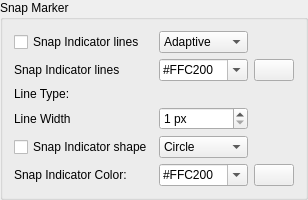
        <widget class="QGroupBox" name="gbGBSnap">
         <property name="title">
          <string>Snap Marker</string>
         </property>
         <layout class="QGridLayout" name="gridLayout_9">
          <item row="1" column="1">
           <widget class="QComboBox" name="cb_snap_lines_color">
            <property name="toolTip">
             <string>Color for snap lines indicator</string>
            </property>
            <property name="accessibleDescription">
             <string notr="true"/>
            </property>
            <property name="editable">
             <bool>true</bool>
            </property>
            <item>
             <property name="text">
              <string notr="true">#FFC200</string>
             </property>
            </item>
            <item>
             <property name="text">
              <string>#1E90FF</string>
             </property>
            </item>
           </widget>
          </item>
          <item row="0" column="0">
           <widget class="QCheckBox" name="indicator_lines_checkbox">
            <property name="toolTip">
             <string>If checked, snap indicator will be shown</string>
            </property>
            <property name="text">
             <string>Snap Indicator lines</string>
            </property>
            <property name="shortcut">
             <string>Alt+S</string>
            </property>
           </widget>
          </item>
          <item row="1" column="0">
           <widget class="QLabel" name="label">
            <property name="text">
             <string>Snap Indicator lines</string>
            </property>
           </widget>
          </item>
          <item row="5" column="0">
           <widget class="QLabel" name="lSnapIndicatorColor">
            <property name="text">
             <string>Snap Indicator Color:</string>
            </property>
           </widget>
          </item>
          <item row="5" column="1">
           <widget class="QComboBox" name="cb_snap_color">
            <property name="toolTip">
             <string>Color for snap indicator shape</string>
            </property>
            <property name="accessibleDescription">
             <string notr="true"/>
            </property>
            <property name="editable">
             <bool>true</bool>
            </property>
            <item>
             <property name="text">
              <string notr="true">#FFC200</string>
             </property>
            </item>
            <item>
             <property name="text">
              <string>#1E90FF</string>
             </property>
            </item>
           </widget>
          </item>
          <item row="4" column="1">
           <widget class="QComboBox" name="indicator_shape_combobox">
            <property name="toolTip">
             <string>Type of snap indicator shape</string>
            </property>
            <property name="accessibleDescription">
             <string notr="true"/>
            </property>
            <item>
             <property name="text">
              <string>Circle</string>
             </property>
            </item>
            <item>
             <property name="text">
              <string>Point</string>
             </property>
            </item>
            <item>
             <property name="text">
              <string>Square</string>
             </property>
            </item>
            <item>
             <property name="text">
              <string>Gap</string>
             </property>
            </item>
           </widget>
          </item>
          <item row="1" column="2">
           <widget class="QPushButton" name="pb_snap_lines_color">
            <property name="sizePolicy">
             <sizepolicy hsizetype="Maximum" vsizetype="Fixed">
              <horstretch>0</horstretch>
              <verstretch>0</verstretch>
             </sizepolicy>
            </property>
            <property name="toolTip">
             <string>Click to select color</string>
            </property>
            <property name="text">
             <string/>
            </property>
            <property name="icon">
             <iconset resource="../../../../../res/controls/controls.qrc">
              <normaloff>:/controls/colorxx.png</normaloff>:/controls/colorxx.png</iconset>
            </property>
           </widget>
          </item>
          <item row="5" column="2">
           <widget class="QPushButton" name="pb_snap_color">
            <property name="sizePolicy">
             <sizepolicy hsizetype="Maximum" vsizetype="Fixed">
              <horstretch>0</horstretch>
              <verstretch>0</verstretch>
             </sizepolicy>
            </property>
            <property name="toolTip">
             <string>Click to select color</string>
            </property>
            <property name="text">
             <string/>
            </property>
            <property name="icon">
             <iconset resource="../../../../../res/controls/controls.qrc">
              <normaloff>:/controls/colorxx.png</normaloff>:/controls/colorxx.png</iconset>
            </property>
           </widget>
          </item>
          <item row="4" column="0">
           <widget class="QCheckBox" name="indicator_shape_checkbox">
            <property name="toolTip">
             <string>If checked, a shap for snap will be drawn</string>
            </property>
            <property name="text">
             <string>Snap Indicator shape</string>
            </property>
           </widget>
          </item>
          <item row="2" column="1" colspan="2">
           <widget class="QG_LineTypeBox" name="wSnapLinesLineType" native="true">
            <property name="toolTip">
             <string>Type of line to draw snap indicator</string>
            </property>
           </widget>
          </item>
          <item row="3" column="0">
           <widget class="QLabel" name="label_3">
            <property name="text">
             <string>Line Width</string>
            </property>
           </widget>
          </item>
          <item row="3" column="1">
           <widget class="QSpinBox" name="sbSnapLinesLineWidth">
            <property name="toolTip">
             <string>Width of line for snap indicator</string>
            </property>
            <property name="suffix">
             <string> px</string>
            </property>
            <property name="minimum">
             <number>1</number>
            </property>
            <property name="maximum">
             <number>10</number>
            </property>
           </widget>
          </item>
          <item row="0" column="1">
           <widget class="QComboBox" name="indicator_lines_combobox">
            <property name="toolTip">
             <string>Type of snap lines indicator</string>
            </property>
            <property name="accessibleDescription">
             <string notr="true"/>
            </property>
            <item>
             <property name="text">
              <string>Adaptive</string>
             </property>
            </item>
            <item>
             <property name="text">
              <string>Crosshair</string>
             </property>
            </item>
            <item>
             <property name="text">
              <string>Spiderweb</string>
             </property>
            </item>
           </widget>
          </item>
          <item row="2" column="0">
           <widget class="QLabel" name="label_5">
            <property name="text">
             <string>Line Type:</string>
            </property>
           </widget>
          </item>
         </layout>
        </widget>
